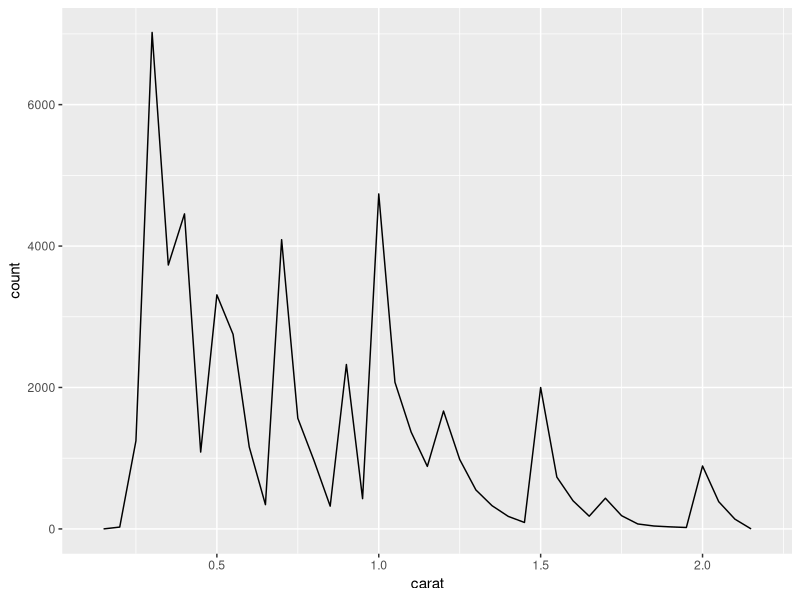

Source code (R):
## ---- chunk 1
#Note, Each gray box below is a code chunk. You need to insert a code chunk and put your R code in it. By setting echo = FALSE. this comment and any code will not show in my output document. If it were TRUE, the comment and code would appear. 
## ---- chunk 2
#The include = FALSE function hides both the code and output in my output document. See what happens when you replace include=FALSE with echo=FALSE. In your final product, make sure this code chunk isn't displayed. 

#You need to install these packages first to be able to use the functions within them (if you have not installed them before). You can install them from the Tools tab or write a new code chunk: install.packages("package_name"). 

library(ggplot2)
library(dplyr)
## ---- chunk 3
diamonds<- as.data.frame(diamonds)
head(diamonds, 5)

#Remember, the head command tell R to show us the top rows. Note where the first 5 rows show up when you knit. They are not in your output word document because you have include=FALSE in this code chunk heading.

## ---- chunk 4
#this next line is creating a subset called 'small' of the diamonds data
small <- diamonds %>% 
  filter(carat <= 2.1)
## ---- chunk 5
#This next chunk is inline code. Inline code puts the text with the output of the code in my document.
## ---- chunk 6
#This next code chunk will make a plot in our output doc
## ---- chunk 7
small %>% 
  ggplot(aes(carat)) + 
  geom_freqpoly(binwidth = 0.05)
## ---- chunk 8
#Once all of my code has been written, I click on the Knit button in the tool bar above to produce my document.
